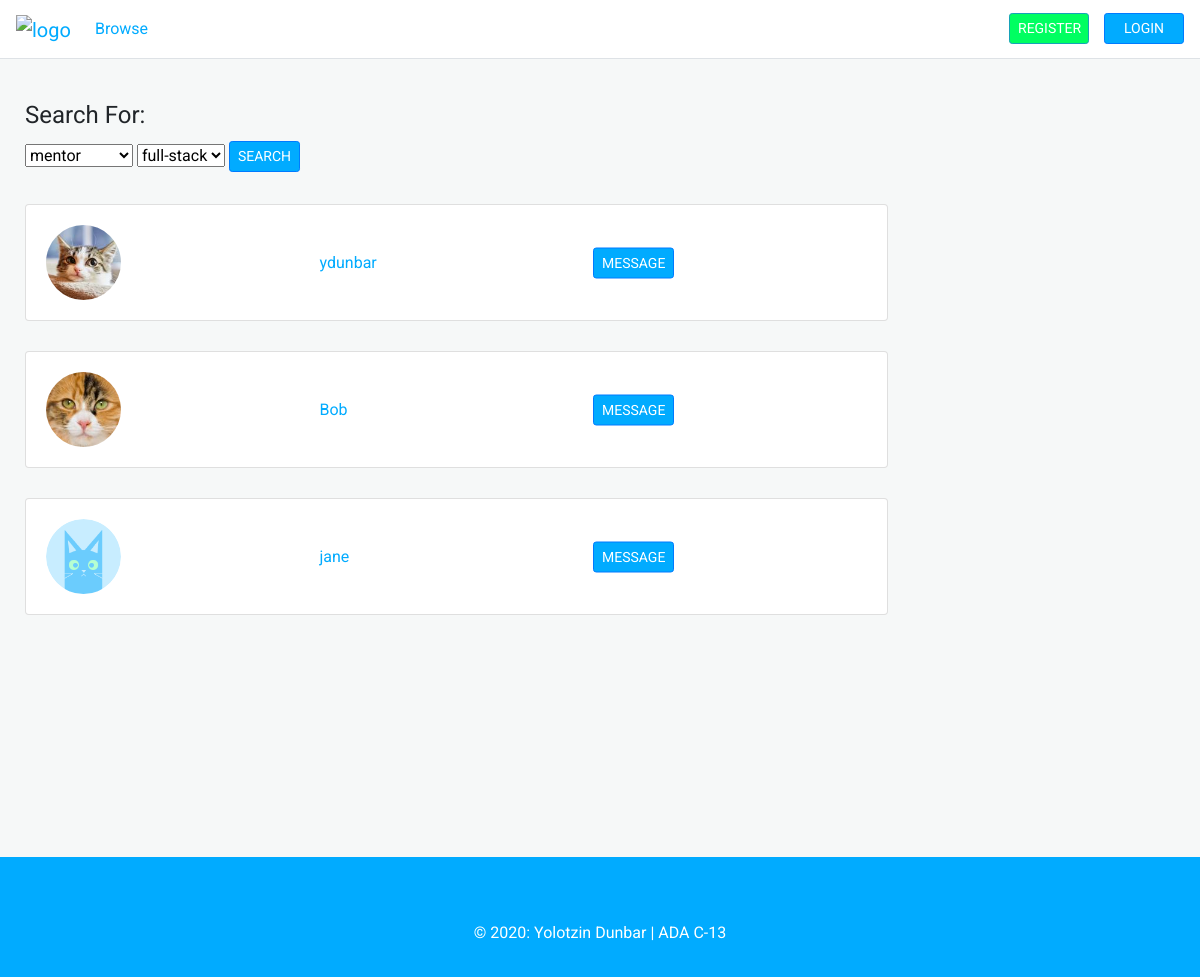
Screenshot of /browse with the database file from the repository.
### app/models.py (models this page shows, shortened)
class User(db.Model, UserMixin):
    id = db.Column(db.Integer, primary_key=True)
    username = db.Column(db.String(), unique=True, nullable=False)
    email = db.Column(db.String(), unique=True, nullable=False)
    image = db.Column(db.String(), nullable=False, default='default.png')
    password = db.Column(db.String(60))
    posts = db.relationship('Post', backref='author', lazy=True, foreign_keys = 'Post.author_id')
    recieved_posts = db.relationship('Post', backref='recipient', lazy=True, foreign_keys = 'Post.recipient_id')
    roles = db.relationship('Role', backref='user', lazy='dynamic', foreign_keys = 'Role.user_id')

### app/routes.py (the view)
@app.route('/browse', methods=['GET', 'POST'])
def browse():
    form = SearchForm()
    form.skill.choices = [('full-stack', 'full-stack'), ('back-end', 'back-end'), ('front-end', 'front-end')]
    if request.method == 'POST':
        all_users = User.query.all()
        if current_user.is_authenticated:
            all_users.remove(current_user)
        user_matches = []
        role = form.role.data
        skill = form.skill.data
        for user in all_users:
            role_match = user.roles.filter_by(name=role).first()
            if role_match:
                skill_match = role_match.skills.filter_by(name=skill).first()
                if skill_match:
                    user_matches.append(user)
        users = user_matches
    elif request.method == 'GET':
        users = User.query.all()
        if current_user.is_authenticated:
            users.remove(current_user)
    return render_template('browse.html', users=users, form=form)

### app/forms.py
class SearchForm(FlaskForm):
    role = SelectField('role', choices=[('mentor', 'mentor'), ('mentee', 'mentee'), ('collaborator', 'collaborator')])
    skill = SelectField('specialty', choices=[])
    submit = SubmitField('SEARCH')

### app/templates/browse.html (shortened to what this page needs)
{% extends 'layout.html' %}
{% block content %}
    <div class="padded-container">
        <form method="POST">
            <fieldset class="form-group">
                <legend>Search For:</legend>
                    <div class="form-group">
                        {{ form.role }}
                        {{ form.skill }}
                        {{ form.submit(class="btn btn-primary btn-sm") }}
                    </div>
            </fieldset>
        </form>
        {% for user in users %}
            <div class="card w-75">
                <div class="card-body user-card">
                    <div class="left">
                        <img class="rounded-circle small-image" src="{{ url_for('static', filename='profile_pictures/' + user.image) }}">
                    </div>
                    <div class="middle center">
                        <div class="centered">
                            <p class="card-text"><a href="{{ url_for('profile', username = user.username) }}">{{ user.username }}</a></p>
                        </div>
                    </div>
                    <div class="right center">
                        <div class="centered">
                            <a class="btn btn-primary btn-sm" href="{{ url_for('new_post', username = user.username) }}">MESSAGE</a>
                        </div>
                    </div>
                </div>
            </div>
        {% endfor %}
    </div>
{% endblock content %}

### app/static/main.css (style rules this page uses)
body { font-family: 'Roboto', sans-serif; background-color: #F6F8F8; padding-top: 57px; }
body a { color: #01ABFF; }
.btn-primary, .btn-info { color: white !important; }
.btn-primary { background-color: #01ABFF !important;; }
.padded-container { padding: 40px 25px 25px 25px }
.card { margin-bottom: 30px; }
.small-image { max-width: 75px; }
.message-card, .user-card { display: flex; }
.left, .right, .middle { flex: 1; }
.center { position: relative; }
.centered { margin: 0; position: absolute; top: 50%; -ms-transform: translateY(-50%); transform: translateY(-50%); }

### rows the page displays
User: image (picture), username "ydunbar"
User: image (picture), username "Bob"
User: image (placeholder picture), username "jane"
